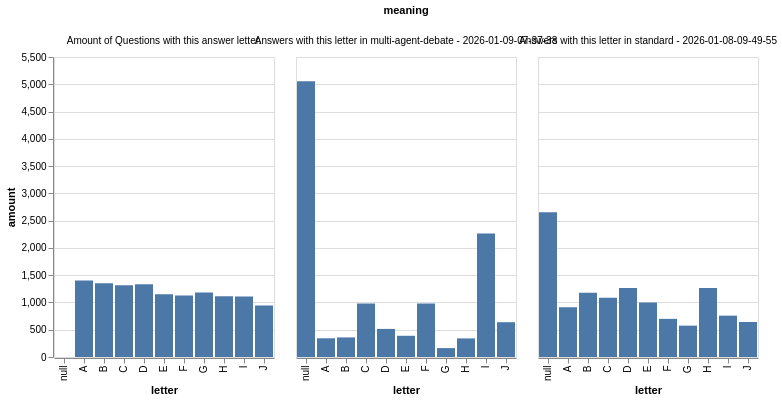

Write notebook code for a chart like this one.
### Code cell
letter_dist.plot.bar(
    x="letter",
    y="amount",
    column="meaning",
)

### Figure 1 — Vega-Lite specification as saved in the notebook (floating-point values rounded to 4 significant figures)
{"config": {"view": {"continuousWidth": 300, "continuousHeight": 300}}, "data": {"name": "data-d9e06df4ce785f8917dc3165ca0f3253"}, "mark": {"type": "bar", "tooltip": true}, "encoding": {"column": {"field": "meaning", "type": "nominal"}, "x": {"field": "letter", "type": "nominal"}, "y": {"field": "amount", "type": "quantitative"}}, "params": [{"name": "param_1e9efca18e7a2868", "select": {"type": "interval", "encodings": ["x", "y"]}, "bind": "scales"}], "$schema": "https://vega.github.io/schema/vega-lite/v6.1.0.json", "datasets": {"data-d9e06df4ce785f8917dc3165ca0f3253": [{"letter": "B", "amount": 1352, "meaning": "Amount of Questions with this answer letter."}, {"letter": "E", "amount": 1149, "meaning": "Amount of Questions with this answer letter."}, {"letter": "F", "amount": 1128, "meaning": "Amount of Questions with this answer letter."}, {"letter": "G", "amount": 1182, "meaning": "Amount of Questions with this answer letter."}, {"letter": "D", "amount": 1336, "meaning": "Amount of Questions with this answer letter."}, {"letter": "C", "amount": 1314, "meaning": "Amount of Questions with this answer letter."}, {"letter": "A", "amount": 1403, "meaning": "Amount of Questions with this answer letter."}, {"letter": "J", "amount": 945, "meaning": "Amount of Questions with this answer letter."}, {"letter": "I", "amount": 1108, "meaning": "Amount of Questions with this answer letter."}, {"letter": "H", "amount": 1115, "meaning": "Amount of Questions with this answer letter."}, {"letter": null, "amount": 0, "meaning": "Amount of Questions with this answer letter."}, {"letter": "A", "amount": 912, "meaning": "Answers with this letter in standard - 2026-01-08-09-49-55"}, {"letter": "E", "amount": 389, "meaning": "Answers with this letter in multi-agent-debate - 2026-01-09-07-37-38"}, {"letter": "D", "amount": 515, "meaning": "Answers with this letter in multi-agent-debate - 2026-01-09-07-37-38"}, {"letter": "D", "amount": 1266, "meaning": "Answers with this letter in standard - 2026-01-08-09-49-55"}, {"letter": "C", "amount": 1085, "meaning": "Answers with this letter in standard - 2026-01-08-09-49-55"}, {"letter": "G", "amount": 575, "meaning": "Answers with this letter in standard - 2026-01-08-09-49-55"}, {"letter": "C", "amount": 982, "meaning": "Answers with this letter in multi-agent-debate - 2026-01-09-07-37-38"}, {"letter": "G", "amount": 163, "meaning": "Answers with this letter in multi-agent-debate - 2026-01-09-07-37-38"}, {"letter": "I", "amount": 2262, "meaning": "Answers with this letter in multi-agent-debate - 2026-01-09-07-37-38"}, {"letter": "H", "amount": 1265, "meaning": "Answers with this letter in standard - 2026-01-08-09-49-55"}, {"letter": "J", "amount": 642, "meaning": "Answers with this letter in standard - 2026-01-08-09-49-55"}, {"letter": "B", "amount": 1177, "meaning": "Answers with this letter in standard - 2026-01-08-09-49-55"}, {"letter": "F", "amount": 983, "meaning": "Answers with this letter in multi-agent-debate - 2026-01-09-07-37-38"}, {"letter": "B", "amount": 359, "meaning": "Answers with this letter in multi-agent-debate - 2026-01-09-07-37-38"}, {"letter": "H", "amount": 341, "meaning": "Answers with this letter in multi-agent-debate - 2026-01-09-07-37-38"}, {"letter": "J", "amount": 638, "meaning": "Answers with this letter in multi-agent-debate - 2026-01-09-07-37-38"}, {"letter": null, "amount": 2655, "meaning": "Answers with this letter in standard - 2026-01-08-09-49-55"}, {"letter": null, "amount": 5057, "meaning": "Answers with this letter in multi-agent-debate - 2026-01-09-07-37-38"}, {"letter": "E", "amount": 998, "meaning": "Answers with this letter in standard - 2026-01-08-09-49-55"}, {"letter": "I", "amount": 758, "meaning": "Answers with this letter in standard - 2026-01-08-09-49-55"}, {"letter": "F", "amount": 699, "meaning": "Answers with this letter in standard - 2026-01-08-09-49-55"}, {"letter": "A", "amount": 343, "meaning": "Answers with this letter in multi-agent-debate - 2026-01-09-07-37-38"}]}}
